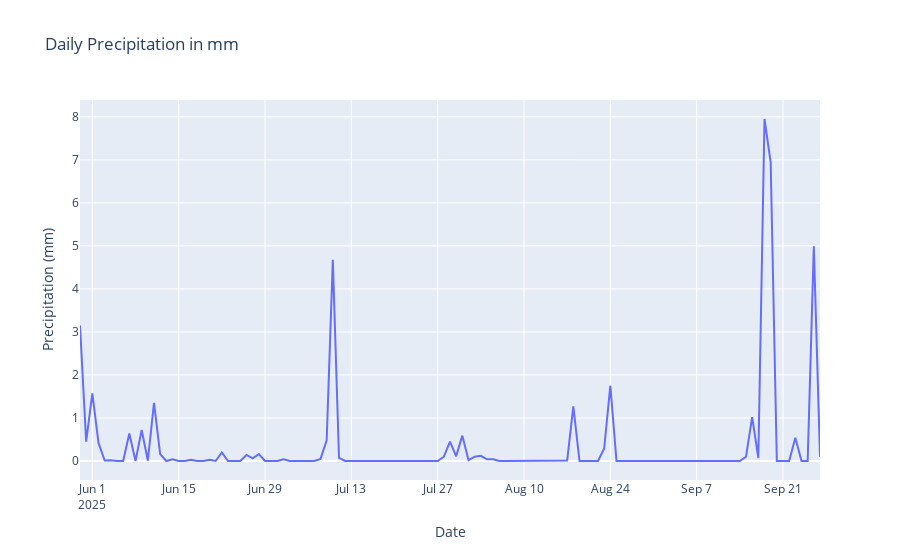

Here is the notebook cell this chart was saved with:
### Code cell
fig = px.line(df_nasa, x=df_nasa.index, y='PRECTOTCORR', title='Daily Precipitation in mm', labels={'PRECTOTCORR': 'Precipitation (mm)', 'date': 'Date'}, hover_data=['solar_rad_kWh_norm'])
fig.show()
